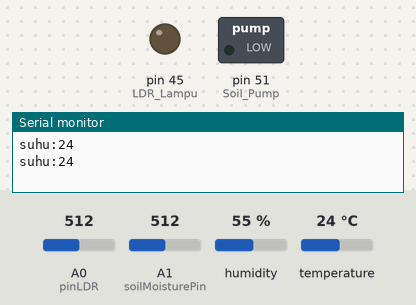
Recording of a sketch running on a simulated Arduino Mega 2560, built with avr-gcc and run on an emulated ATmega2560. On the bench: switched loads named in the sketch (green lamp = pin HIGH), output pins drawn as LEDs (lit = HIGH), the last lines printed to the serial monitor. The test bench sets the inputs (shaded band); at power-on: A1 (soilMoisturePin) = 512, A0 (pinLDR) = 512, humidity 55 %, temperature 24 °C.

Above: at 6.8 s.
6.9 s: A1 (soilMoisturePin) set to 692
13.6 s: A1 (soilMoisturePin) set to 718
At 17.2 s:
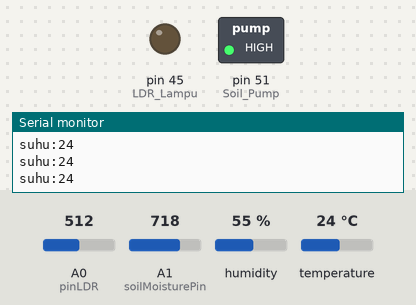
20.3 s: A0 (pinLDR) set to 881
27.3 s: A0 (pinLDR) set to 904
At 33.2 s:
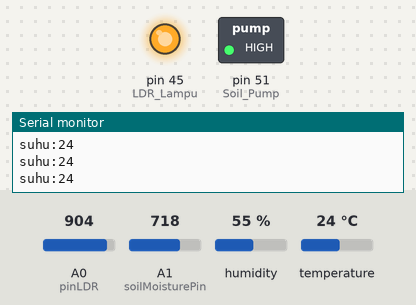
34.0 s: A1 (soilMoisturePin) set to 690
At 41.3 s:
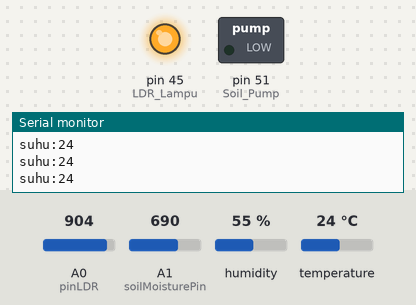
41.6 s: A1 (soilMoisturePin) set to 710
At 46.8 s:
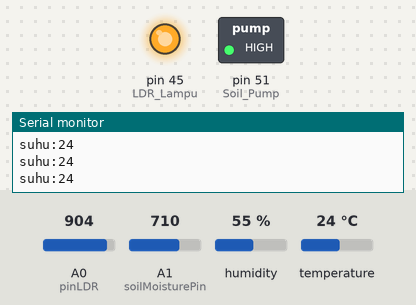
Timing chart, 0 to 48.3 s (numbered marks = the images above; inputs shaded):
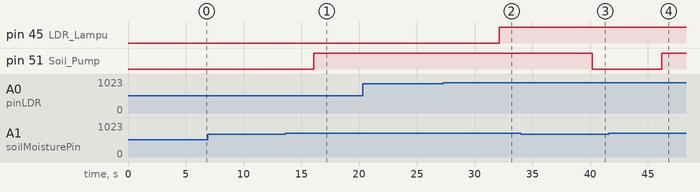

Measured:
- the behaviour switches between 700 and 701 on A1 (soilMoisturePin) (found by bisection; images 0 and 1)
- the behaviour switches between 890 and 891 on A0 (pinLDR) (found by bisection; images 1 and 2)
- after the input at 13.6 s, pin 51 (Soil_Pump): LOW → HIGH after 2.5 s
- after the input at 27.3 s, pin 45 (LDR_Lampu): LOW → HIGH after 4.8 s
- after the input at 34.0 s, pin 51 (Soil_Pump): HIGH → LOW after 6.2 s
- after the input at 41.6 s, pin 51 (Soil_Pump): LOW → HIGH after 4.6 s

The sketch:

CodeSensorControlOto_Arduino2.ino
```cpp
#include <DHT.h>
#define DHTPIN 2    // Pin data sensor DHT11 terhubung ke pin 2
#define DHTTYPE DHT11   // Tipe sensor DHT yang digunakan (DHT11 atau DHT22)
DHT dht(DHTPIN, DHTTYPE);

const int pinLDR = A0;
const int LDR_Lampu = 45;
const int soilMoisturePin = A1;
const int Soil_Pump = 51;

boolean suhuHasBeenRead = false;
void setup() {
  // put your setup code here, to run once:
Serial.begin(115200);
  pinMode(pinLDR, INPUT);
  pinMode(LDR_Lampu, OUTPUT);
  pinMode(soilMoisturePin, INPUT);
  pinMode(Soil_Pump, OUTPUT);

  dht.begin();
}

void loop() {
  // put your main code here, to run repeatedly:
float temperature = dht.readTemperature();
   int rounded_temperature = round(temperature);
   Serial.print("suhu:");
   Serial.println(rounded_temperature);
   delay(2000);

  int nilaiLDR = analogRead(pinLDR); // Membaca nilai sensor LDR
  int ambangNyala = 890; // Nilai ambang untuk menyalakan lampu
  int ambangMati = 889; // Nilai ambang untuk mematikan lampu
  int soilMoisture = analogRead(soilMoisturePin);
  int batasTanah = 700;


if (nilaiLDR > ambangNyala) {
    digitalWrite(LDR_Lampu, HIGH); // Menyalakan lampu
    delay(2000);}
  else if (nilaiLDR < ambangMati) {
    digitalWrite(LDR_Lampu, LOW); // Mematikan lampu
    delay(2000);
  }
if (soilMoisture > batasTanah) {
    digitalWrite(Soil_Pump, HIGH);
    delay(2000);}
  else if (soilMoisture < batasTanah) {
    digitalWrite(Soil_Pump, LOW);
    delay(2000);
  }

}
```
